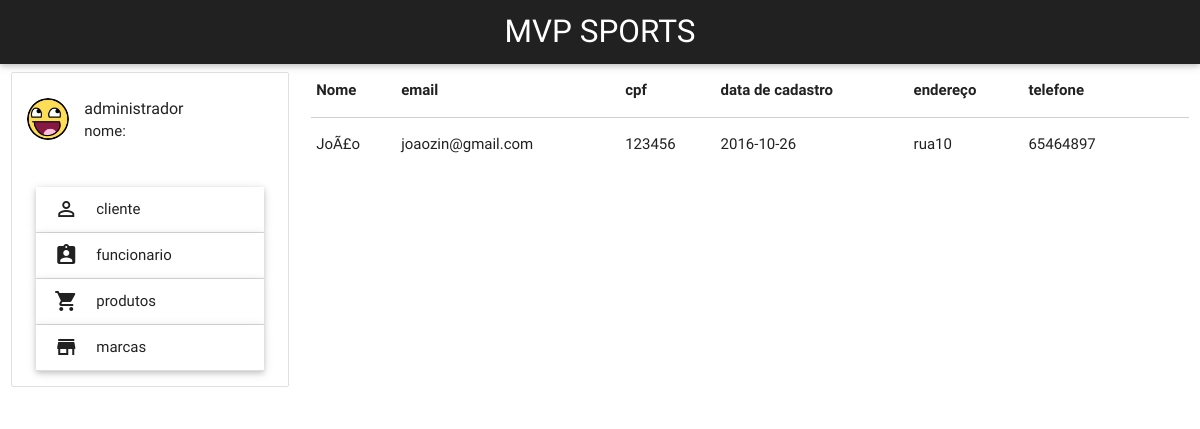
/paineldecontrole.php, run on the app's committed database.
### tables this page shows
CREATE TABLE `cliente` (
  `idcliente` int(11) NOT NULL,
  `nome` varchar(100) NOT NULL,
  `endereco` varchar(150) NOT NULL,
  `senha` int(50) NOT NULL,
  `email` varchar(150) NOT NULL,
  `cpf` varchar(15) NOT NULL,
  `datacadastro` date NOT NULL,
  `perfil` int(11) NOT NULL,
  `telefone` varchar(15) DEFAULT NULL
);

### model/DAO/classeClienteDAO.php (called while the page is built, shortened)
<?php
class classeClienteDAO {
  public function listarClientes(){
      try{
          $pdo= conexao::getinstance();
          $sql= "SELECT * FROM cliente";
          $stmt= $pdo->prepare($sql);
          $stmt->execute();
          $Clientes = array();
          while ($Cliente = $stmt->fetchObject(__CLASS__)){
              $Clientes[] = $Cliente;
          }
          return $Clientes;
      } catch (Exception $exc) {
          echo $exc->getTraceAsString();
      }
  }
}

### adm/pcliente.php (the view, shortened to what this page needs)
<!DOCTYPE html>
  <html>
    <head>
      <link type="text/css" rel="stylesheet" href="../css/materialize.min.css"  media="screen,projection"/>
    </head>
    <body>
                                <div class="col s9">
                                    <div class="treb">
                                        <table class="responsive-table">
                                          <thead>
                                            <tr>
                                                <th data-field="id">Nome</th>
                                                <th data-field="name">email</th>
                                                <th data-field="price">cpf</th>
                                                <th>data de cadastro</th>
                                                <th>endereço</th>
                                                <th>telefone</th>
                                                <th class="center">&nbsp</th>
                                                <th class="center">&nbsp</th>
                                            </tr>
                                          </thead>
                                          <tbody>
                                              <?php foreach ($cliente as $c) { ?>
                                            <tr>
                                              <td><?php echo $c->nome;?></td>
                                              <td><?php echo $c->email;?></td>
                                              <td><?php echo $c->cpf;?></td>
                                              <td><?php echo $c->datacadastro;?></td>
                                              <td><?php echo $c->endereco;?></td>
                                              <td><?php echo $c->telefone;?></td>
                                            </tr>
                                          </tbody>
                                              <?php } ?>
                                        </table>
                                    </div>
                                </div>
    </body>
  </html>

### data on the page
cliente: nome "JoÃ£o", email "joaozin@gmail.com", cpf "123456", datacadastro "2016-10-26", endereco "rua10", telefone "65464897"
